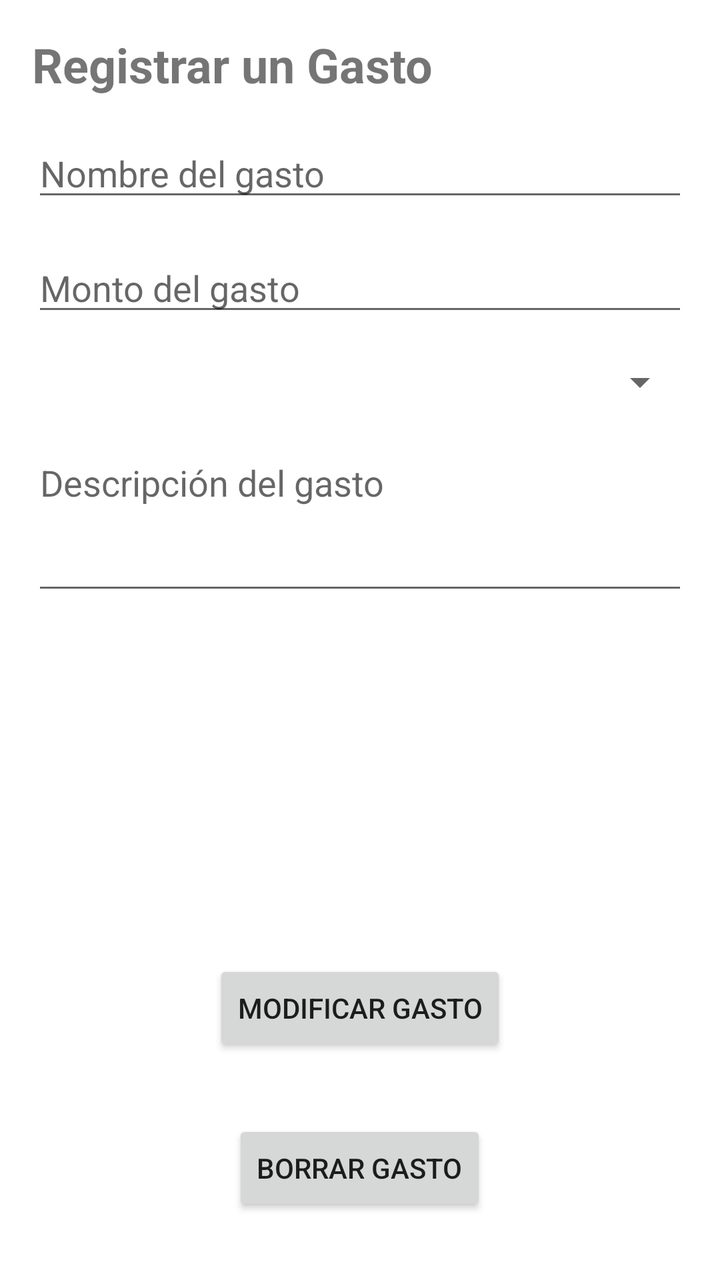
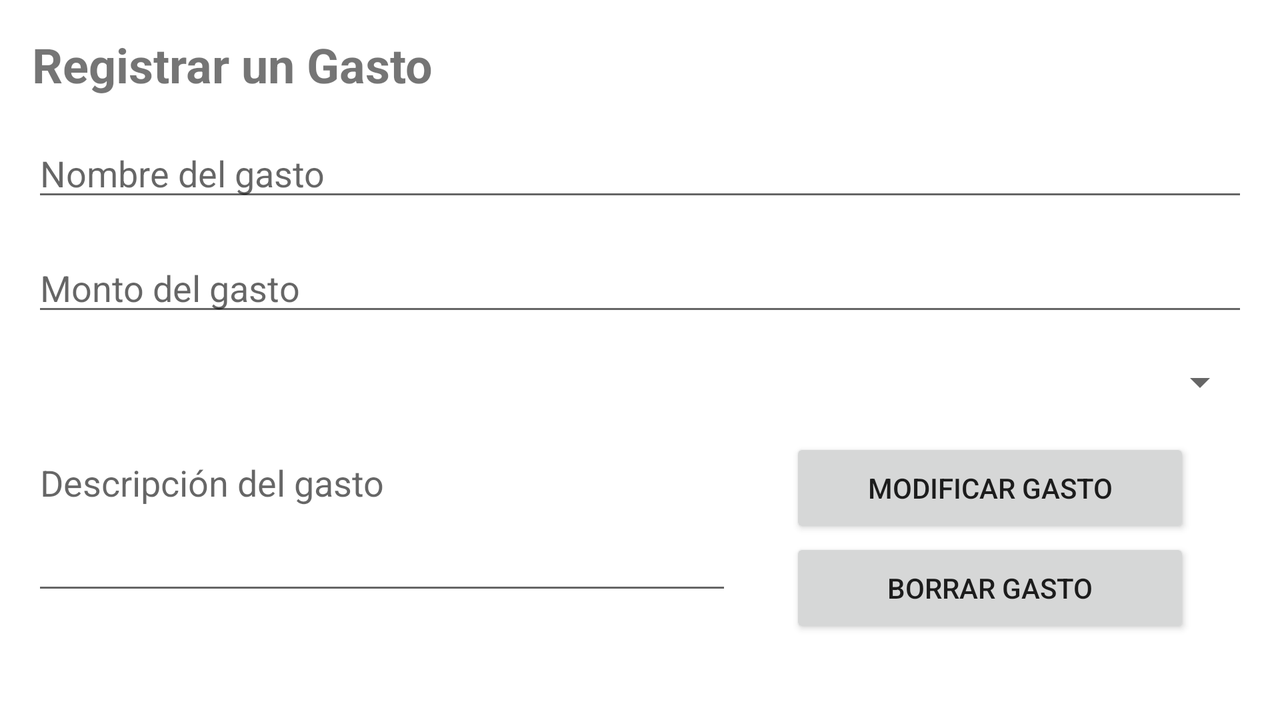

An Android layout and its configuration variant, each rendered on a device that would load it. The default file and the variant file are quoted in full after the pictures.
<!-- AndroidManifest.xml: application theme Theme.SavvySaver -->
<!-- res/layout/activity_modify_expense.xml -->
<LinearLayout xmlns:android="http://schemas.android.com/apk/res/android"
    android:layout_width="match_parent"
    android:layout_height="match_parent"
    android:orientation="vertical"
    android:padding="16dp">

    <TextView
        android:layout_width="wrap_content"
        android:layout_height="wrap_content"
        android:text="Registrar un Gasto"
        android:textSize="24sp"
        android:textStyle="bold"
        android:layout_marginBottom="16dp" />

    <EditText
        android:id="@+id/etExpenseName"
        android:layout_width="match_parent"
        android:layout_height="wrap_content"
        android:hint="Nombre del gasto"
        android:inputType="text"
        android:layout_marginBottom="16dp" />

    <EditText
        android:id="@+id/etExpenseAmount"
        android:layout_width="match_parent"
        android:layout_height="wrap_content"
        android:hint="Monto del gasto"
        android:inputType="numberDecimal"
        android:layout_marginBottom="16dp" />

    <Spinner
        android:id="@+id/spExpenseCategory"
        android:layout_width="match_parent"
        android:layout_height="wrap_content"
        android:layout_marginBottom="16dp" />

    <EditText
        android:id="@+id/etExpenseDescription"
        android:layout_width="match_parent"
        android:layout_height="wrap_content"
        android:hint="Descripción del gasto"
        android:inputType="textMultiLine"
        android:minLines="3"
        android:gravity="top"
        android:layout_marginBottom="16dp" />

    <View
        android:layout_width="match_parent"
        android:layout_height="0dp"
        android:layout_weight="1" />

    <Button
        android:id="@+id/btnModifyExpense"
        android:layout_width="wrap_content"
        android:layout_height="wrap_content"
        android:layout_gravity="center_horizontal"
        android:text="Modificar gasto"
        android:layout_marginTop="16dp"
        android:layout_marginBottom="16dp" />
    <Button
        android:id="@+id/btnDeleteExpense"
        android:layout_width="wrap_content"
        android:layout_height="wrap_content"
        android:layout_gravity="center_horizontal"
        android:text="Borrar gasto"
        android:layout_marginTop="16dp"
        android:layout_marginBottom="16dp" />

</LinearLayout>
<!-- resources referenced by this layout -->
<resources>
  <style name="Theme.SavvySaver" parent="Theme.MaterialComponents.DayNight.NoActionBar">
          
          <item name="colorPrimary">@color/purple_500</item>
          <item name="colorPrimaryVariant">@color/purple_700</item>
          <item name="colorOnPrimary">@color/white</item>
          
          <item name="colorSecondary">@color/teal_200</item>
          <item name="colorSecondaryVariant">@color/teal_700</item>
          <item name="colorOnSecondary">@color/black</item>
          
          <item name="android:statusBarColor">?attr/colorPrimaryVariant</item>
          
      </style>
</resources>
<!-- res/layout-land/activity_modify_expense.xml (the author's variant of the layout above) -->
<!-- drawn on the phone turned sideways -->
<LinearLayout xmlns:android="http://schemas.android.com/apk/res/android"
    android:layout_width="match_parent"
    android:layout_height="match_parent"
    android:orientation="vertical"
    android:padding="16dp">

    <TextView
        android:layout_width="wrap_content"
        android:layout_height="wrap_content"
        android:text="Registrar un Gasto"
        android:textSize="24sp"
        android:textStyle="bold"
        android:layout_marginBottom="16dp" />

    <EditText
        android:id="@+id/etExpenseName"
        android:layout_width="match_parent"
        android:layout_height="wrap_content"
        android:hint="Nombre del gasto"
        android:inputType="text"
        android:layout_marginBottom="16dp" />

    <EditText
        android:id="@+id/etExpenseAmount"
        android:layout_width="match_parent"
        android:layout_height="wrap_content"
        android:hint="Monto del gasto"
        android:inputType="numberDecimal"
        android:layout_marginBottom="16dp" />

    <Spinner
        android:id="@+id/spExpenseCategory"
        android:layout_width="match_parent"
        android:layout_height="wrap_content"
        android:layout_marginBottom="16dp" />

    <LinearLayout
        android:layout_width="match_parent"
        android:layout_height="match_parent"
        android:orientation="horizontal">
        <EditText
            android:id="@+id/etExpenseDescription"
            android:layout_width="350dp"
            android:layout_height="wrap_content"
            android:hint="Descripción del gasto"
            android:inputType="textMultiLine"
            android:minLines="3"
            android:gravity="top"
            android:layout_marginBottom="16dp" />
        <LinearLayout
            android:layout_width="match_parent"
            android:layout_height="match_parent"
            android:orientation="vertical">

            <Button
                android:id="@+id/btnModifyExpense"
                android:layout_width="200dp"
                android:layout_height="50dp"
                android:layout_gravity="center_horizontal"
                android:text="Modificar gasto" />
            <Button
                android:id="@+id/btnDeleteExpense"
                android:layout_width="200dp"
                android:layout_height="50dp"
                android:layout_gravity="center_horizontal"
                android:text="Borrar gasto" />
        </LinearLayout>

    </LinearLayout>


</LinearLayout>
